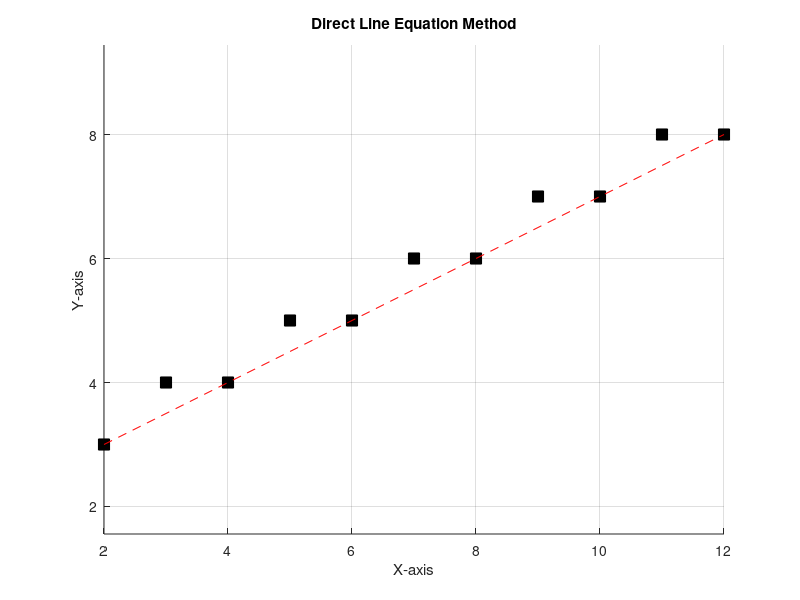

Recreate this plot in MATLAB.
clc; clear; close all;

X1 = 2; Y1 = 3;
X2 = 12; Y2 = 8;

DX = X2 - X1;
DY = Y2 - Y1;
M = DY / DX;

figure;
hold on;
grid on;
axis equal;
title('Direct Line Equation Method');
xlabel('X-axis'); ylabel('Y-axis');

X_VALS = [];
Y_VALS = [];

for X = X1:X2
    Y = round(Y1 + M * (X - X1));
    X_VALS = [X_VALS X];
    Y_VALS = [Y_VALS Y];
    plot(X, Y, 'ks', 'MarkerSize', 8, 'MarkerFaceColor', 'k');
end

plot([X1 X2], [Y1 Y2], 'r--');
